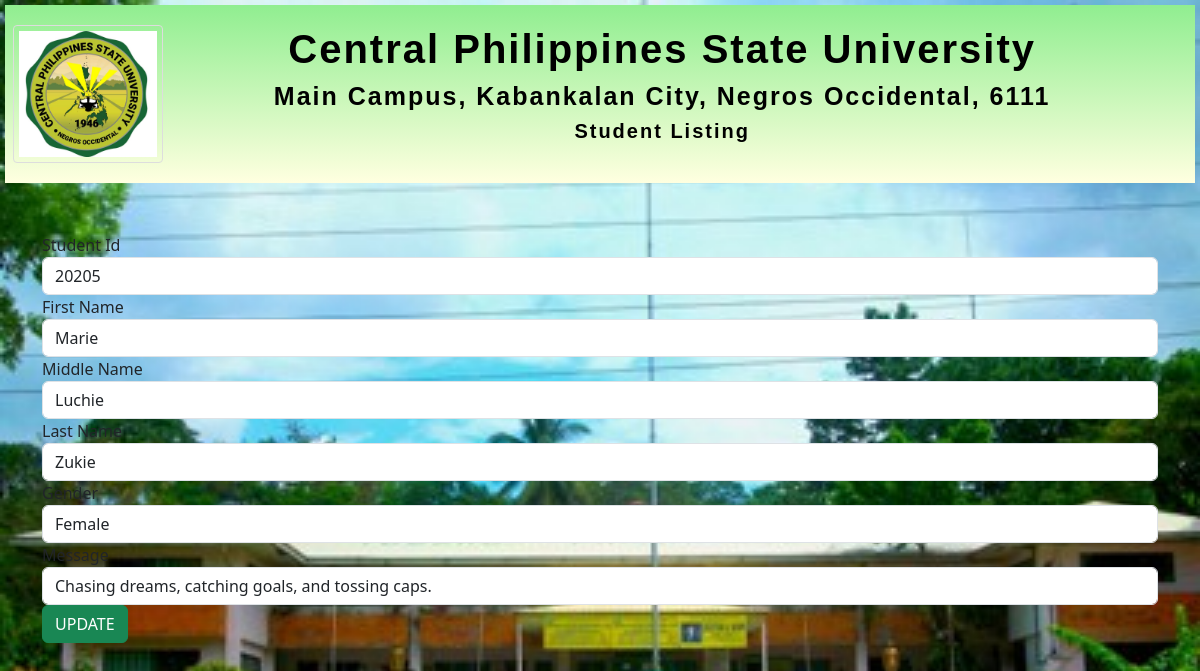
The page /update_page.php?id=1 on the database its author committed.
### tables this page shows
CREATE TABLE `graduates` (
  `id` int(255) NOT NULL,
  `student_id` int(255) NOT NULL,
  `first_name` varchar(255) NOT NULL,
  `middle_name` varchar(255) NOT NULL,
  `last_name` varchar(255) NOT NULL,
  `gender` varchar(255) NOT NULL,
  `message` varchar(255) NOT NULL
);

### update_page.php (the view, shortened to what this page needs)
<?php include 'header.php';?>
<?php include 'db_conn.php';?>
<?php
if(isset($_GET['id'])){
    $id = $_GET['id'];
$query = "SELECT * FROM `graduates` WHERE `id` = '$id'";
$result = mysqli_query($conn, $query);
if(!$result){
    die("Query Failed".mysqli_error());
}
else{
    $row = mysqli_fetch_assoc($result);
    }
}
?>
<form action="update_page.php?id=<?php echo $id; ?>" method="post">
<div class="form-group">
        <label for="student_id">Student Id</label>
        <input type="text" name="student_id" class="form-control" value="<?php echo $row['student_id'];?>">
      </div>
      <div class="form-group">
        <label for="fname">First Name</label>
        <input type="text" name="fname" class="form-control" value="<?php echo $row['first_name'];?>">
      </div>
      <div class="form-group">
        <label for="mname">Middle Name</label>
        <input type="text" name="mname" class="form-control" value="<?php echo $row['middle_name'];?>">
      </div>
      <div class="form-group">
        <label for="lname">Last Name</label>
        <input type="text" name="lname" class="form-control" value="<?php echo $row['last_name'];?>">
      </div>
      <div class="form-group">
        <label for="gen">Gender</label>
        <input type="text" name="gen" class="form-control" value="<?php echo $row['gender'];?>">
      </div>
      <div class="form-group">
        <label for="mssg">Message</label>
        <input type="text" name="mssg" class="form-control" value="<?php echo $row['message'];?>">
      </div>
      <input type="submit" class="btn btn-success" name="update_students" value="UPDATE">
    </form>

### header.php (style rules this page uses)
body { align-items: center; justify-content: center; background-size: auto; background-image: url("town.jpg"); background-size: cover; background-repeat: no-repeat; }
body::before { position: fixed; top: 0; left: 0; bottom: 10%; width: 100%; height: 100%; z-index: -1; background-image: url("thumbnail.jpg"); background-size: cover; filter: blur(10px); -webkit-filter: blur(3px); }

### rows shown on the page
graduates: student_id "20205", fname "Marie", mname "Luchie", lname "Zukie", gen "Female", mssg "Chasing dreams, catching goals, and tossing caps."
